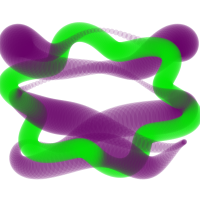
Frame 1 (no input)
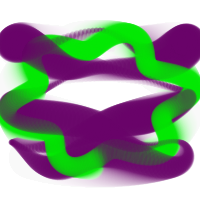
Frame 60 (the mouse pressed at the canvas centre just before this capture)
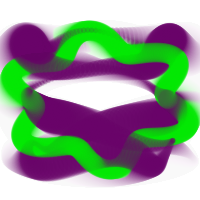
Frame 120 (the mouse held since frame 60 and released just before this capture)

The Processing sketch that drew these frames (run headless with seeded random() and noise(); from frame 60 on, the mouse is pressed at the canvas centre):

// Processing sketch: processing_55893
// ── processing_55893.pde

float d = 0, dd = 0.01;

void setup() {
  size(200, 200);
  smooth();
  
  background(#ffffff);
  
  noStroke();
  fill(0, 0, 0, 40);
}

void draw() {  
  clear();
  
  for (float t = 0; t < TWO_PI; t += TWO_PI / 400) {
    fill(0, 230, 0, 40);  
    ellipse(
      width / 2 + (80 + 15 * sin(6 * (t - d))) * cos(t), 
      height / 2 + (60 + 10 * sin(6 * (t - d))) * sin(t), 
      20,
      20
    );
  
    fill(104, 0, 104, 40);  
    ellipse(
      width / 2 + (80 + 15 * sin(6 * (t - d))) * cos(3 * t ), 
      height / 2 + (60 + 10 * sin(11 * (t - d))) * sin(t ), 
      20 + 15 * sin(5 * t),
      20 + 15 * sin(5 * t)
    );
  }
  
  d += dd;
}

void clear() {
  fill(#ffffff, 20);
  rect(0, 0, width, height);
}
